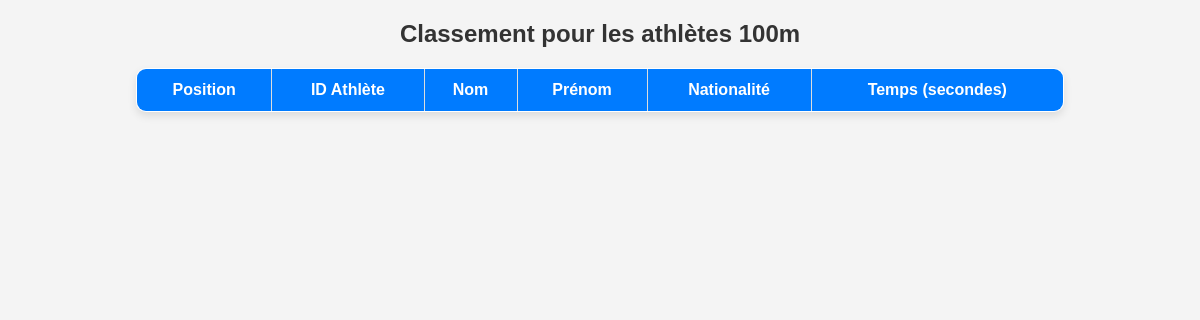
The page /classement100.php on the database as committed earlier.
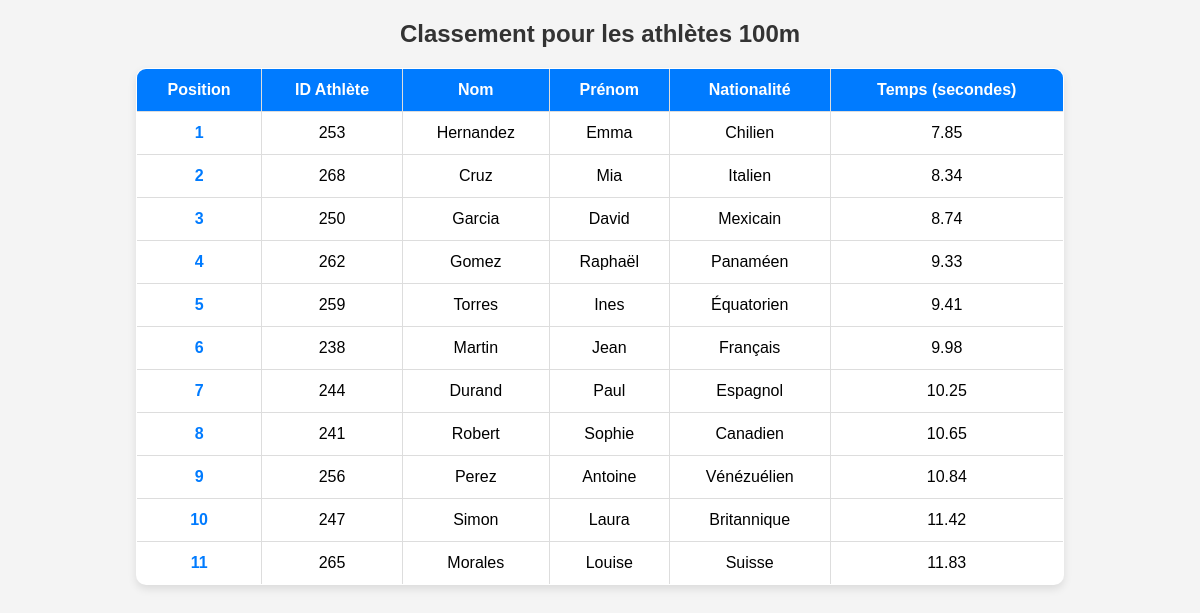
The same page on the database as committed later.
### tables this page shows
CREATE TABLE `athelete` (
  `name` varchar(255) NOT NULL,
  `firstname` varchar(255) NOT NULL,
  `email` varchar(255) NOT NULL,
  `password` varchar(255) NOT NULL,
  `id` bigint(20) UNSIGNED NOT NULL,
  `nationality` varchar(20) NOT NULL,
  `distance` int(32) NOT NULL,
  `date_de_naissance` date DEFAULT NULL,
  `penality` varchar(255) DEFAULT NULL,
  `status` varchar(255) NOT NULL DEFAULT 'attente'
);

### classement100.php (the view, shortened to what this page needs)
<!DOCTYPE html>
<html lang="en">
<head>
</head>
<body>
</body>
</html>
<?php
$db_server = "localhost";
$db_user = "root";
$db_pass = "";
$db_name = "test";
$connexion = mysqli_connect($db_server, $db_user, $db_pass, $db_name);
$sql = "SELECT a.id, a.name, a.firstname, a.nationality,
(SELECT c.temps FROM course_athelete c WHERE c.athelete_id = a.id LIMIT 1) AS temps
FROM athelete a
WHERE a.distance = 100 HAVING temps IS NOT NULL AND temps > 0";
$result = $connexion->query($sql);
$resultats = $result->fetch_all(MYSQLI_ASSOC);
usort($resultats, fn($a, $b) => $a['temps'] <=> $b['temps']);
function afficherTableau($resultats) {
    echo "<h2>Classement pour les athlètes 100m</h2>";
    echo "<table border='1'>
    <tr>
        <th>Position</th>
        <th>ID Athlète</th>
        <th>Nom</th>
        <th>Prénom</th>
        <th>Nationalité</th>
        <th>Temps (secondes)</th>
    </tr>";
    foreach ($resultats as $index => $resultat) {
        echo "<tr>";
        echo "<td>" . ($index + 1) . "</td>";
        echo "<td>" . htmlspecialchars($resultat['id']) . "</td>";
        echo "<td>" . htmlspecialchars($resultat['name']) . "</td>";
        echo "<td>" . htmlspecialchars($resultat['firstname']) . "</td>";
        echo "<td>" . htmlspecialchars($resultat['nationality']) . "</td>";
        echo "<td>" . htmlspecialchars($resultat['temps']) . "</td>";
        echo "</tr>";
    }
    echo "</table>";
}
afficherTableau($resultats);
?>

Rows that differ between the two databases and show on the page:
now on this page (row edited): athelete: id "253", name "Hernandez", firstname "Emma", nationality "Chilien", temps "7.85"
now on this page (row edited): athelete: id "268", name "Cruz", firstname "Mia", nationality "Italien", temps "8.34"
now on this page (row edited): athelete: id "250", name "Garcia", firstname "David", nationality "Mexicain", temps "8.74"
now on this page (row edited): athelete: id "262", name "Gomez", firstname "Raphaël", nationality "Panaméen", temps "9.33"
now on this page (row edited): athelete: id "259", name "Torres", firstname "Ines", nationality "Équatorien", temps "9.41"
now on this page (row edited): athelete: id "238", name "Martin", firstname "Jean", nationality "Français", temps "9.98"
now on this page (row edited): athelete: id "244", name "Durand", firstname "Paul", nationality "Espagnol", temps "10.25"
now on this page (row edited): athelete: id "241", name "Robert", firstname "Sophie", nationality "Canadien", temps "10.65"
now on this page (row edited): athelete: id "256", name "Perez", firstname "Antoine", nationality "Vénézuélien", temps "10.84"
now on this page (row edited): athelete: id "247", name "Simon", firstname "Laura", nationality "Britannique", temps "11.42"
now on this page (row edited): athelete: id "265", name "Morales", firstname "Louise", nationality "Suisse", temps "11.83"
